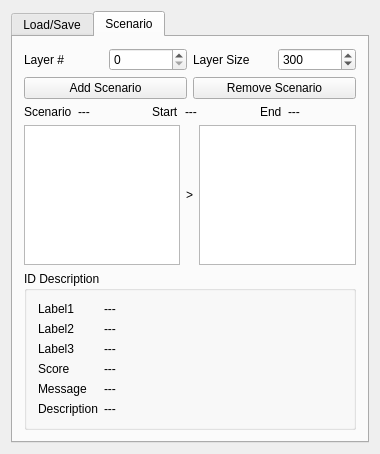
<?xml version="1.0" encoding="UTF-8"?>
<ui version="4.0">
 <class>ScenarioEditorPlugin</class>
 <widget class="QWidget" name="ScenarioEditorPlugin">
  <property name="geometry">
   <rect>
    <x>0</x>
    <y>0</y>
    <width>380</width>
    <height>454</height>
   </rect>
  </property>
  <property name="windowTitle">
   <string>scenario_editor</string>
  </property>
  <layout class="QVBoxLayout" name="verticalLayout">
   <item>
    <widget class="QTabWidget" name="tabWidget">
     <property name="currentIndex">
      <number>1</number>
     </property>
     <widget class="QWidget" name="load">
      <attribute name="title">
       <string>Load/Save</string>
      </attribute>
      <layout class="QVBoxLayout" name="verticalLayout_2">
       <item>
        <layout class="QHBoxLayout" name="horizontalLayout">
         <item>
          <widget class="QLabel" name="waypoint_label">
           <property name="sizePolicy">
            <sizepolicy hsizetype="Maximum" vsizetype="Preferred">
             <horstretch>0</horstretch>
             <verstretch>0</verstretch>
            </sizepolicy>
           </property>
           <property name="text">
            <string>Waypoint</string>
           </property>
          </widget>
         </item>
         <item>
          <widget class="Line" name="waypoint_line">
           <property name="orientation">
            <enum>Qt::Horizontal</enum>
           </property>
          </widget>
         </item>
        </layout>
       </item>
       <item>
        <layout class="QHBoxLayout" name="horizontalLayout_4">
         <item>
          <widget class="QLineEdit" name="waypoint_text"/>
         </item>
         <item>
          <widget class="QToolButton" name="waypoint_button">
           <property name="text">
            <string>...</string>
           </property>
          </widget>
         </item>
        </layout>
       </item>
       <item>
        <layout class="QHBoxLayout" name="horizontalLayout_2">
         <item>
          <widget class="QLabel" name="id_score_label">
           <property name="sizePolicy">
            <sizepolicy hsizetype="Maximum" vsizetype="Preferred">
             <horstretch>0</horstretch>
             <verstretch>0</verstretch>
            </sizepolicy>
           </property>
           <property name="text">
            <string>ID score</string>
           </property>
          </widget>
         </item>
         <item>
          <widget class="Line" name="id_score_line">
           <property name="orientation">
            <enum>Qt::Horizontal</enum>
           </property>
          </widget>
         </item>
        </layout>
       </item>
       <item>
        <layout class="QHBoxLayout" name="horizontalLayout_5">
         <item>
          <widget class="QLineEdit" name="id_score_text"/>
         </item>
         <item>
          <widget class="QToolButton" name="id_score_button">
           <property name="text">
            <string>...</string>
           </property>
          </widget>
         </item>
        </layout>
       </item>
       <item>
        <layout class="QHBoxLayout" name="horizontalLayout_3">
         <item>
          <widget class="QLabel" name="scenario_file_label">
           <property name="sizePolicy">
            <sizepolicy hsizetype="Maximum" vsizetype="Preferred">
             <horstretch>0</horstretch>
             <verstretch>0</verstretch>
            </sizepolicy>
           </property>
           <property name="text">
            <string>Scenario</string>
           </property>
          </widget>
         </item>
         <item>
          <widget class="Line" name="scenario_file_line">
           <property name="orientation">
            <enum>Qt::Horizontal</enum>
           </property>
          </widget>
         </item>
        </layout>
       </item>
       <item>
        <layout class="QHBoxLayout" name="horizontalLayout_6">
         <item>
          <widget class="QLineEdit" name="scenario_text"/>
         </item>
         <item>
          <widget class="QToolButton" name="scenario_button">
           <property name="text">
            <string>...</string>
           </property>
          </widget>
         </item>
        </layout>
       </item>
       <item>
        <layout class="QHBoxLayout" name="horizontalLayout_7">
         <item>
          <spacer name="horizontalSpacer">
           <property name="orientation">
            <enum>Qt::Horizontal</enum>
           </property>
           <property name="sizeHint" stdset="0">
            <size>
             <width>40</width>
             <height>20</height>
            </size>
           </property>
          </spacer>
         </item>
         <item>
          <widget class="QPushButton" name="start_button">
           <property name="text">
            <string>OK</string>
           </property>
          </widget>
         </item>
         <item>
          <widget class="QPushButton" name="save_button">
           <property name="text">
            <string>Save As</string>
           </property>
           <property name="checkable">
            <bool>true</bool>
           </property>
           <property name="checked">
            <bool>true</bool>
           </property>
          </widget>
         </item>
        </layout>
       </item>
      </layout>
     </widget>
     <widget class="QWidget" name="tab">
      <attribute name="title">
       <string>Scenario</string>
      </attribute>
      <layout class="QVBoxLayout" name="verticalLayout_4">
       <item>
        <layout class="QHBoxLayout" name="horizontalLayout_11">
         <item>
          <widget class="QLabel" name="layer_label">
           <property name="text">
            <string>Layer #</string>
           </property>
          </widget>
         </item>
         <item>
          <widget class="QSpinBox" name="layer_value"/>
         </item>
         <item>
          <widget class="QLabel" name="layer_size_label">
           <property name="text">
            <string>Layer Size</string>
           </property>
          </widget>
         </item>
         <item>
          <widget class="QSpinBox" name="layer_size_value">
           <property name="maximum">
            <number>10000</number>
           </property>
           <property name="value">
            <number>300</number>
           </property>
          </widget>
         </item>
        </layout>
       </item>
       <item>
        <layout class="QHBoxLayout" name="horizontalLayout_9">
         <item>
          <widget class="QPushButton" name="add_scenario_botton">
           <property name="text">
            <string>Add Scenario</string>
           </property>
           <property name="checkable">
            <bool>true</bool>
           </property>
           <property name="checked">
            <bool>false</bool>
           </property>
          </widget>
         </item>
         <item>
          <widget class="QPushButton" name="remove_scenario_button">
           <property name="text">
            <string>Remove Scenario</string>
           </property>
          </widget>
         </item>
        </layout>
       </item>
       <item>
        <layout class="QHBoxLayout" name="horizontalLayout_8">
         <item>
          <widget class="QLabel" name="current_scenario_label">
           <property name="sizePolicy">
            <sizepolicy hsizetype="Maximum" vsizetype="Preferred">
             <horstretch>0</horstretch>
             <verstretch>0</verstretch>
            </sizepolicy>
           </property>
           <property name="maximumSize">
            <size>
             <width>16777215</width>
             <height>16777215</height>
            </size>
           </property>
           <property name="text">
            <string>Scenario</string>
           </property>
          </widget>
         </item>
         <item>
          <widget class="QLabel" name="current_scenario_text">
           <property name="autoFillBackground">
            <bool>false</bool>
           </property>
           <property name="text">
            <string>---</string>
           </property>
          </widget>
         </item>
         <item>
          <widget class="QLabel" name="scenario_start_label">
           <property name="sizePolicy">
            <sizepolicy hsizetype="Maximum" vsizetype="Preferred">
             <horstretch>0</horstretch>
             <verstretch>0</verstretch>
            </sizepolicy>
           </property>
           <property name="maximumSize">
            <size>
             <width>16777215</width>
             <height>16777215</height>
            </size>
           </property>
           <property name="text">
            <string>Start</string>
           </property>
          </widget>
         </item>
         <item>
          <widget class="QLabel" name="scenario_start_text">
           <property name="text">
            <string>---</string>
           </property>
          </widget>
         </item>
         <item>
          <widget class="QLabel" name="scenario_end_label">
           <property name="sizePolicy">
            <sizepolicy hsizetype="Maximum" vsizetype="Preferred">
             <horstretch>0</horstretch>
             <verstretch>0</verstretch>
            </sizepolicy>
           </property>
           <property name="maximumSize">
            <size>
             <width>16777215</width>
             <height>16777215</height>
            </size>
           </property>
           <property name="text">
            <string>End</string>
           </property>
          </widget>
         </item>
         <item>
          <widget class="QLabel" name="scenario_end_text">
           <property name="text">
            <string>---</string>
           </property>
          </widget>
         </item>
        </layout>
       </item>
       <item>
        <layout class="QHBoxLayout" name="horizontalLayout_10">
         <item>
          <widget class="QListWidget" name="candidate_list"/>
         </item>
         <item>
          <widget class="QLabel" name="add_arrow">
           <property name="text">
            <string>&gt;</string>
           </property>
          </widget>
         </item>
         <item>
          <widget class="QListWidget" name="included_list"/>
         </item>
        </layout>
       </item>
       <item>
        <widget class="QGroupBox" name="groupBox">
         <property name="title">
          <string>ID Description</string>
         </property>
         <layout class="QVBoxLayout" name="verticalLayout_3">
          <item>
           <layout class="QFormLayout" name="formLayout">
            <item row="0" column="0">
             <widget class="QLabel" name="label1_label">
              <property name="text">
               <string>Label1</string>
              </property>
             </widget>
            </item>
            <item row="0" column="1">
             <widget class="QLabel" name="label1_text">
              <property name="text">
               <string>---</string>
              </property>
             </widget>
            </item>
            <item row="1" column="0">
             <widget class="QLabel" name="label2_label">
              <property name="text">
               <string>Label2</string>
              </property>
             </widget>
            </item>
            <item row="1" column="1">
             <widget class="QLabel" name="label2_text">
              <property name="text">
               <string>---</string>
              </property>
             </widget>
            </item>
            <item row="2" column="0">
             <widget class="QLabel" name="label3_label">
              <property name="text">
               <string>Label3</string>
              </property>
             </widget>
            </item>
            <item row="2" column="1">
             <widget class="QLabel" name="label3_text">
              <property name="text">
               <string>---</string>
              </property>
             </widget>
            </item>
            <item row="3" column="0">
             <widget class="QLabel" name="score_label">
              <property name="text">
               <string>Score</string>
              </property>
             </widget>
            </item>
            <item row="3" column="1">
             <widget class="QLabel" name="score_text">
              <property name="text">
               <string>---</string>
              </property>
             </widget>
            </item>
            <item row="4" column="0">
             <widget class="QLabel" name="message_label">
              <property name="text">
               <string>Message</string>
              </property>
             </widget>
            </item>
            <item row="4" column="1">
             <widget class="QLabel" name="message_text">
              <property name="text">
               <string>---</string>
              </property>
             </widget>
            </item>
            <item row="5" column="0">
             <widget class="QLabel" name="description_label">
              <property name="text">
               <string>Description</string>
              </property>
             </widget>
            </item>
            <item row="5" column="1">
             <widget class="QLabel" name="description_text">
              <property name="text">
               <string>---</string>
              </property>
             </widget>
            </item>
           </layout>
          </item>
         </layout>
        </widget>
       </item>
      </layout>
     </widget>
    </widget>
   </item>
  </layout>
 </widget>
 <layoutdefault spacing="6" margin="11"/>
 <resources/>
 <connections/>
</ui>
